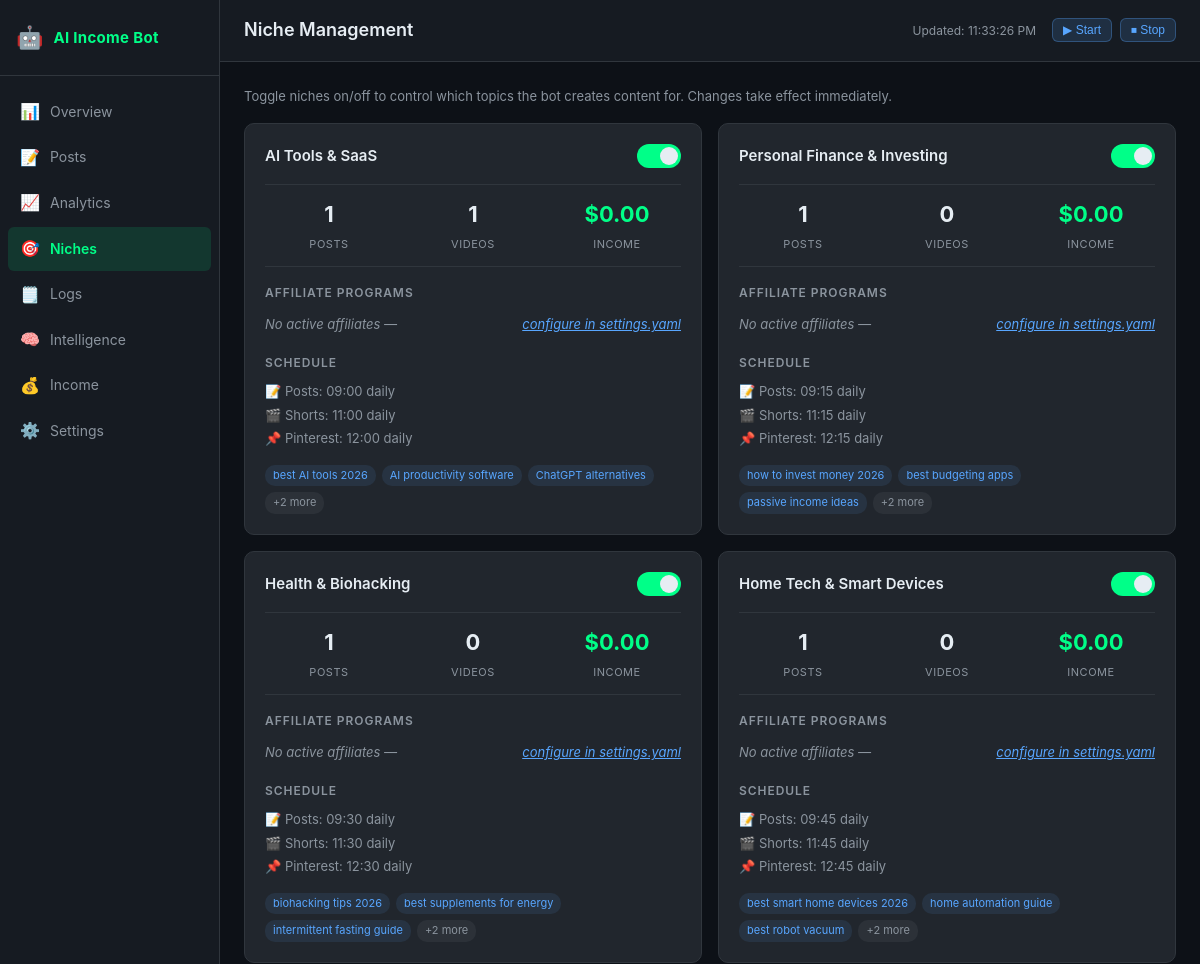
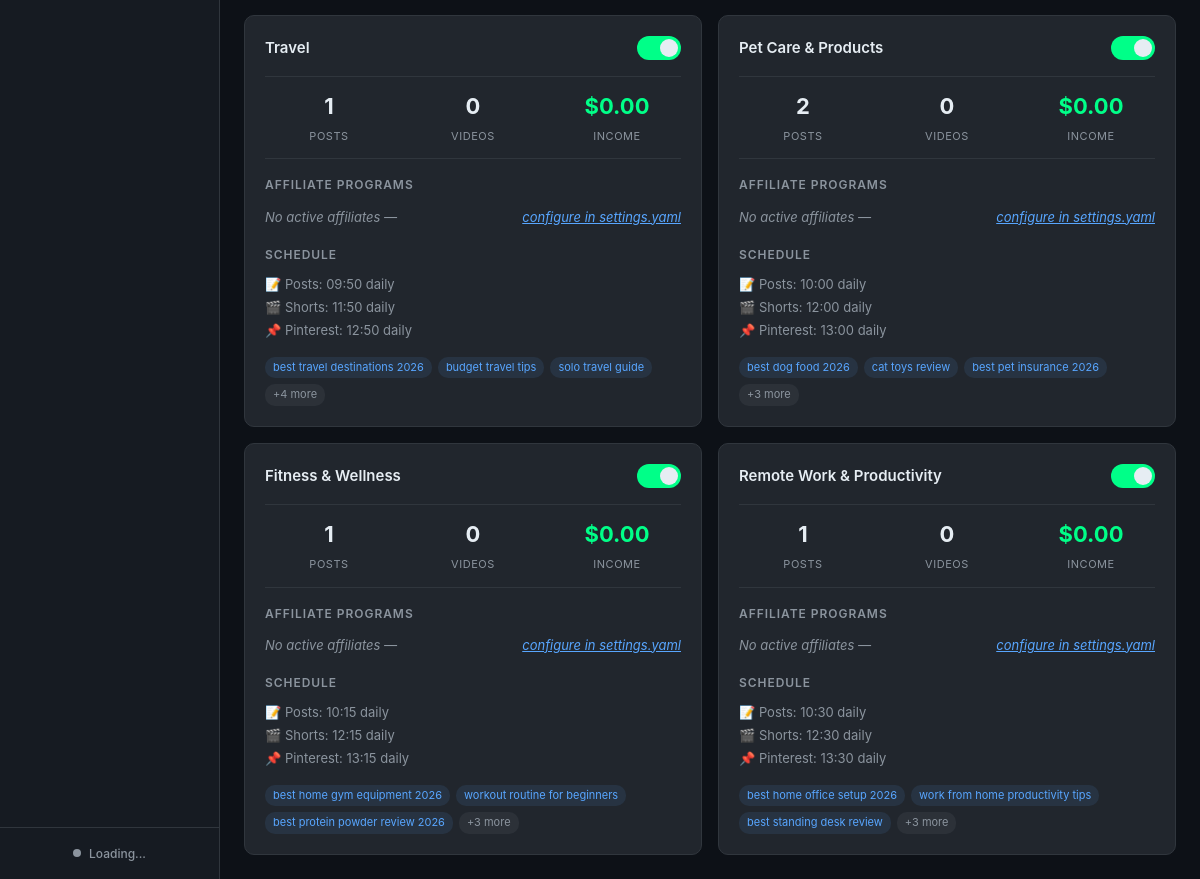
The page /niches on the database its author committed (2 pictures, top to bottom).
### tables this page shows
CREATE TABLE posts (
            id INTEGER PRIMARY KEY AUTOINCREMENT,
            niche_id TEXT NOT NULL,
            niche_name TEXT NOT NULL,
            title TEXT NOT NULL,
            slug TEXT UNIQUE NOT NULL,
            url TEXT,
            youtube_url TEXT,
            published_at DATETIME DEFAULT CURRENT_TIMESTAMP,
            word_count INTEGER DEFAULT 0,
            affiliate_links_count INTEGER DEFAULT 0,
            estimated_clicks INTEGER DEFAULT 0,
            estimated_income REAL DEFAULT 0.0,
            status TEXT DEFAULT 'published'
        , subtopic_id TEXT DEFAULT '', image_url TEXT DEFAULT '');

### dashboard/app.py (the view)
@app.route("/niches")
def niches():
    from core import analytics_tracker, bot_state
    db = _get_db()
    niches_config = _load_niches()
    niche_stats = {s["niche_id"]: s for s in analytics_tracker.get_niche_stats(db)}
    state = bot_state.get_full_state()
    settings = _load_settings()
    active_affiliates = _get_active_affiliates()
    return render_template(
        "niches.html",
        niches=niches_config,
        niche_stats=niche_stats,
        bot_state=state,
        settings=settings,
        active_affiliates=active_affiliates,
    )

### core/bot_state.py (called while the page is built)
def _now_iso() -> str:
    return datetime.now(timezone.utc).isoformat()

def load_state() -> dict:
    with _lock:
        try:
            if _STATE_FILE.exists():
                data = json.loads(_STATE_FILE.read_text(encoding="utf-8"))
                merged = {**_DEFAULT_STATE, **data}
                merged["platforms"] = {**_DEFAULT_STATE["platforms"], **data.get("platforms", {})}
                merged["schedule"] = {**_DEFAULT_STATE["schedule"], **data.get("schedule", {})}
                return merged
        except Exception as exc:
            logger.warning("Failed to load bot state: %s", exc)
        return {**_DEFAULT_STATE, "created_at": _now_iso()}

def get_full_state() -> dict:
    return load_state()

### dashboard/app.py (called while the page is built)
def _get_db():
    import sys
    sys.path.insert(0, str(_PROJECT_ROOT))
    from core import analytics_tracker
    if not _DB_PATH.exists():
        _DB_PATH.parent.mkdir(parents=True, exist_ok=True)
        analytics_tracker.init_db(_DB_PATH)
    return _DB_PATH

def _load_niches() -> dict:
    try:
        with open(_NICHES_CONFIG_PATH) as f:
            return yaml.safe_load(f).get("niches", {})
    except Exception:
        return {}

def _load_settings() -> dict:
    try:
        with open(_SETTINGS_CONFIG_PATH) as f:
            return yaml.safe_load(f)
    except Exception:
        return {}

### dashboard/templates/niches.html (shortened to what this page needs)
{% extends "base.html" %}
{% block page_title %}Niche Management{% endblock %}
{% block content %}
<p class="page-desc">Toggle niches on/off to control which topics the bot creates content for. Changes take effect immediately.</p>
<div class="niches-grid">
  {% for niche_id, niche in niches.items() %}
  {% set stats = niche_stats.get(niche_id, {}) %}
  {% set niche_enabled = bot_state.niches.get(niche_id, {}).get('enabled', niche.enabled) %}
  <div class="niche-card {% if not niche_enabled %}niche-disabled{% endif %}" id="niche-{{ niche_id }}">
    <div class="niche-card-header">
      <h3 class="niche-card-title">{{ niche.name }}</h3>
      <label class="toggle-switch">
        <span class="toggle-slider"></span>
      </label>
    </div>
    <div class="niche-stats-row">
      <div class="niche-stat">
        <span class="niche-stat-value">{{ stats.get('total_posts', 0) }}</span>
        <span class="niche-stat-label">Posts</span>
      </div>
      <div class="niche-stat">
        <span class="niche-stat-value">{{ stats.get('total_videos', 0) }}</span>
        <span class="niche-stat-label">Videos</span>
      </div>
      <div class="niche-stat accent">
        <span class="niche-stat-value">${{ "%.2f"|format(stats.get('estimated_income', 0)) }}</span>
        <span class="niche-stat-label">Income</span>
      </div>
    </div>
    <div class="niche-section">
      <h4 class="niche-section-title">Affiliate Programs</h4>
      <ul class="affiliate-list">
        {% set active_count = [] %}
        {% if not active_count %}
        <li class="affiliate-item" style="color:var(--text-muted); font-style:italic;">
          No active affiliates — <a href="/settings" style="color:var(--accent-blue);">configure in settings.yaml</a>
        </li>
        {% endif %}
      </ul>
    </div>
    <div class="niche-section">
      <h4 class="niche-section-title">Schedule</h4>
      <div class="schedule-info text-muted">
        📝 Posts: {{ "%02d:%02d"|format(niche.post_schedule_hour, niche.post_schedule_minute) }} daily<br>
        🎬 Shorts: {{ "%02d:%02d"|format(niche.video_schedule_hour, niche.video_schedule_minute) }} daily<br>
        📌 Pinterest: {{ "%02d:%02d"|format(niche.pinterest_schedule_hour, niche.pinterest_schedule_minute) }} daily
      </div>
    </div>
    <div class="niche-keywords">
      {% for kw in niche.seed_keywords[:3] %}
      <span class="keyword-tag">{{ kw }}</span>
      {% endfor %}
      {% if niche.seed_keywords|length > 3 %}
      <span class="keyword-tag muted">+{{ niche.seed_keywords|length - 3 }} more</span>
      {% endif %}
    </div>
  </div>
  {% endfor %}
</div>
{% endblock %}

### dashboard/static/css/dashboard.css (style rules this page uses)
:root { --bg: #0d1117; --sidebar-bg: #161b22; --card-bg: #21262d; --text: #e6edf3; --text-muted: #8b949e; --accent-green: #00ff88; --accent-blue: #58a6ff; --error-red: #ff7b72; --warning-yellow: #e3b341; --border: #30363d; --sidebar-width: 220px; --accent-purple: #bc8cff; }
*, *::before, *::after { box-sizing: border-box; margin: 0; padding: 0; }
body { background: var(--bg); color: var(--text); font-family: -apple-system, BlinkMacSystemFont, "Segoe UI", Roboto, monospace; font-size: 14px; line-height: 1.6; min-height: 100vh; }
.text-muted { color: var(--text-muted); }
.niches-grid { display: grid; grid-template-columns: repeat(auto-fill, minmax(320px, 1fr)); gap: 16px; }
.niche-card { background: var(--card-bg); border: 1px solid var(--border); border-radius: 10px; padding: 20px; transition: border-color 0.2s; }
.niche-card-header { display: flex; align-items: center; justify-content: space-between; margin-bottom: 16px; }
.niche-card-title { font-size: 15px; font-weight: 600; color: var(--text); }
.niche-stats-row { display: flex; gap: 16px; margin-bottom: 16px; padding: 12px 0; border-top: 1px solid var(--border); border-bottom: 1px solid var(--border); }
.niche-stat { text-align: center; flex: 1; }
.niche-stat-value { display: block; font-size: 22px; font-weight: 700; color: var(--text); }
.niche-stat.accent .niche-stat-value { color: var(--accent-green); }
.niche-stat-label { font-size: 11px; color: var(--text-muted); text-transform: uppercase; letter-spacing: 0.05em; }
.niche-section { margin-bottom: 14px; }
.niche-section-title { font-size: 12px; font-weight: 600; color: var(--text-muted); text-transform: uppercase; letter-spacing: 0.08em; margin-bottom: 8px; }
.affiliate-list { list-style: none; }
.affiliate-item { display: flex; justify-content: space-between; padding: 4px 0; font-size: 13px; border-bottom: 1px dotted var(--border); }
.affiliate-item:last-child { border-bottom: none; }
.schedule-info { font-size: 13px; line-height: 1.8; }
.niche-keywords { display: flex; flex-wrap: wrap; gap: 6px; margin-top: 10px; }
.keyword-tag { background: rgba(88,166,255,0.1); color: var(--accent-blue); padding: 2px 8px; border-radius: 10px; font-size: 11px; }
.keyword-tag.muted { background: rgba(139,148,158,0.1); color: var(--text-muted); }
.toggle-switch { position: relative; display: inline-block; width: 44px; height: 24px; flex-shrink: 0; }
.toggle-slider { position: absolute; cursor: pointer; top: 0; left: 0; right: 0; bottom: 0; background: var(--border); border-radius: 24px; transition: background 0.3s; }
.toggle-slider::before { content: ""; position: absolute; width: 18px; height: 18px; left: 3px; bottom: 3px; background: var(--text); border-radius: 50%; transition: transform 0.3s; }
.toggle-switch input:checked + .toggle-slider { background: var(--accent-green); }
.toggle-switch input:checked + .toggle-slider::before { transform: translateX(20px); }
.card-desc, .page-desc { font-size: 13px; color: var(--text-muted); margin-bottom: 16px; line-height: 1.6; }

### rows shown on the page
posts: name "AI Tools & SaaS", get "1", affiliate_links_count "0.00", post_schedule_hour "09:00", video_schedule_hour "11:00", pinterest_schedule_hour "12:00", 3 "best AI tools 2026" "AI productivity software" "ChatGPT alternatives", seed_keywords|length "2"
posts: name "Personal Finance & Investing", get "1", get "0", affiliate_links_count "0.00", post_schedule_hour "09:15", video_schedule_hour "11:15", pinterest_schedule_hour "12:15", 3 "how to invest money 2026" "best budgeting apps" "passive income ideas", seed_keywords|length "2"
posts: name "Health & Biohacking", get "1", get "0", value "0.00", post_schedule_hour "09:30", video_schedule_hour "11:30", pinterest_schedule_hour "12:30", 3 "biohacking tips 2026" "best supplements for energy" "intermittent fasting guide", seed_keywords|length "2"
posts: name "Home Tech & Smart Devices", get "1", get "0", value "0.00", post_schedule_hour "09:45", video_schedule_hour "11:45", pinterest_schedule_hour "12:45", 3 "best smart home devices 2026" "home automation guide" "best robot vacuum", seed_keywords|length "2"
posts: name "Travel", get "1", get "0", affiliate_links_count "0.00", post_schedule_hour "09:50", video_schedule_hour "11:50", pinterest_schedule_hour "12:50", 3 "best travel destinations 2026" "budget travel tips" "solo travel guide", seed_keywords|length "4"
posts: name "Pet Care & Products", get "2", get "0", value "0.00", post_schedule_hour "10:00", video_schedule_hour "12:00", pinterest_schedule_hour "13:00", 3 "best dog food 2026" "cat toys review" "best pet insurance 2026", seed_keywords|length "3"
posts: name "Fitness & Wellness", get "1", get "0", value "0.00", post_schedule_hour "10:15", video_schedule_hour "12:15", pinterest_schedule_hour "13:15", 3 "best home gym equipment 2026" "workout routine for beginners" "best protein powder review 2026", seed_keywords|length "3"
posts: name "Remote Work & Productivity", get "1", get "0", value "0.00", post_schedule_hour "10:30", video_schedule_hour "12:30", pinterest_schedule_hour "13:30", 3 "best home office setup 2026" "work from home productivity tips" "best standing desk review", seed_keywords|length "3"
